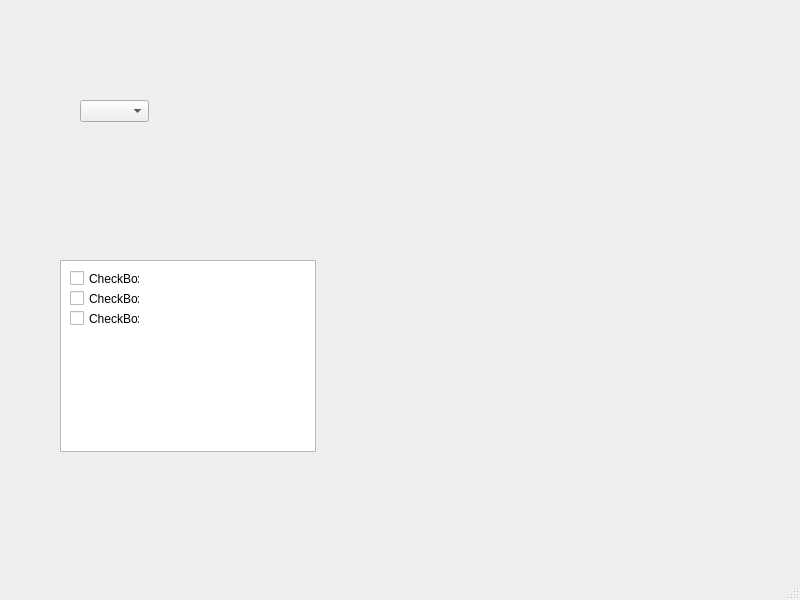
<?xml version="1.0" encoding="UTF-8"?>
<ui version="4.0">
 <class>MainWindow</class>
 <widget class="QMainWindow" name="MainWindow">
  <property name="geometry">
   <rect>
    <x>0</x>
    <y>0</y>
    <width>800</width>
    <height>600</height>
   </rect>
  </property>
  <property name="windowTitle">
   <string>MainWindow</string>
  </property>
  <widget class="QWidget" name="centralwidget">
   <widget class="QComboBox" name="comboBox">
    <property name="geometry">
     <rect>
      <x>80</x>
      <y>100</y>
      <width>69</width>
      <height>22</height>
     </rect>
    </property>
   </widget>
   <widget class="QCheckBox" name="checkBox">
    <property name="geometry">
     <rect>
      <x>70</x>
      <y>270</y>
      <width>70</width>
      <height>17</height>
     </rect>
    </property>
    <property name="text">
     <string>Ryc</string>
    </property>
   </widget>
   <widget class="QListView" name="listView">
    <property name="geometry">
     <rect>
      <x>60</x>
      <y>260</y>
      <width>256</width>
      <height>192</height>
     </rect>
    </property>
   </widget>
   <widget class="QCheckBox" name="checkBox_2">
    <property name="geometry">
     <rect>
      <x>70</x>
      <y>270</y>
      <width>70</width>
      <height>17</height>
     </rect>
    </property>
    <property name="text">
     <string>CheckBox</string>
    </property>
   </widget>
   <widget class="QCheckBox" name="checkBox_3">
    <property name="geometry">
     <rect>
      <x>70</x>
      <y>290</y>
      <width>70</width>
      <height>17</height>
     </rect>
    </property>
    <property name="text">
     <string>CheckBox</string>
    </property>
   </widget>
   <widget class="QCheckBox" name="checkBox_4">
    <property name="geometry">
     <rect>
      <x>70</x>
      <y>310</y>
      <width>70</width>
      <height>17</height>
     </rect>
    </property>
    <property name="text">
     <string>CheckBox</string>
    </property>
   </widget>
  </widget>
  <widget class="QMenuBar" name="menubar">
   <property name="geometry">
    <rect>
     <x>0</x>
     <y>0</y>
     <width>800</width>
     <height>21</height>
    </rect>
   </property>
  </widget>
  <widget class="QStatusBar" name="statusbar"/>
 </widget>
 <resources/>
 <connections/>
</ui>
